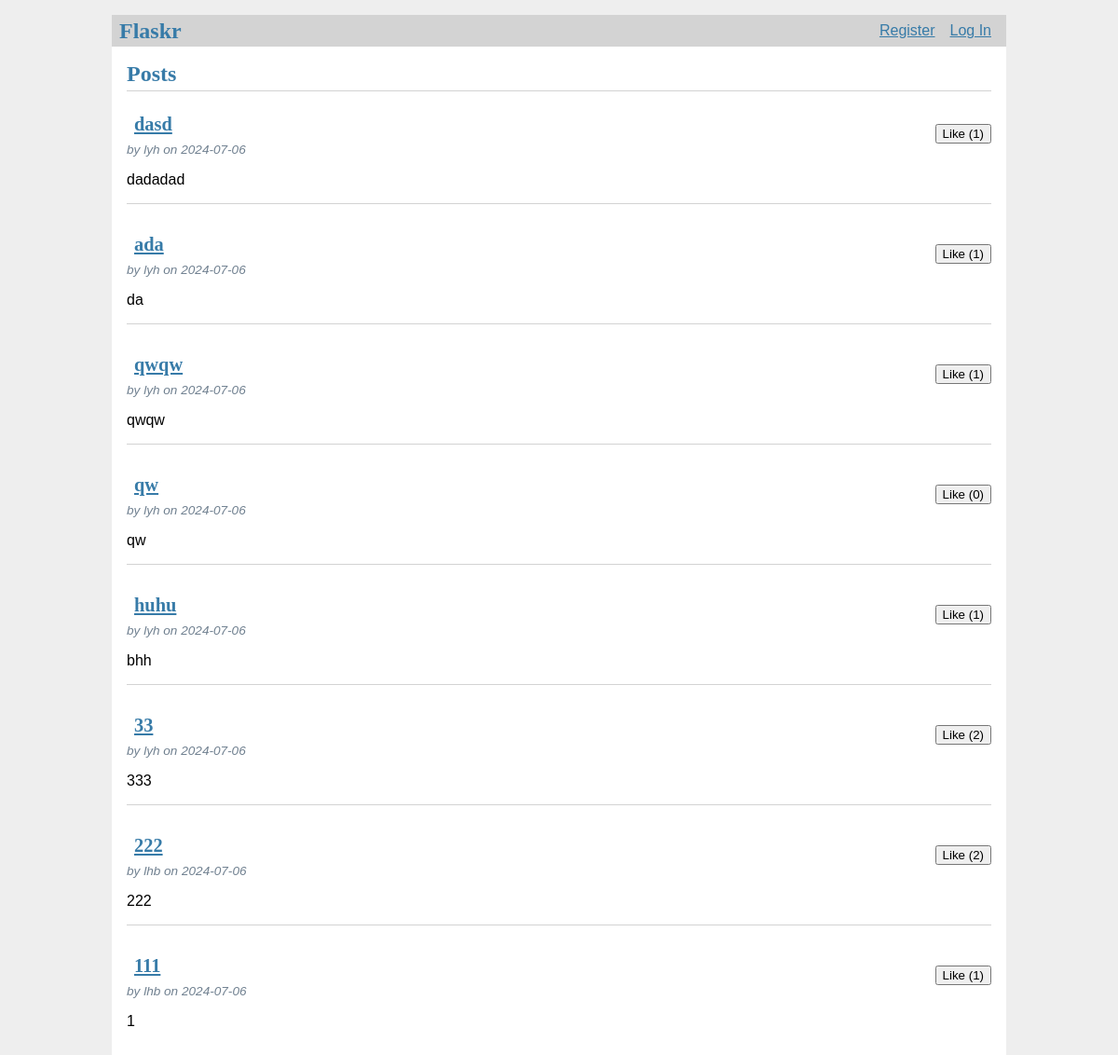
Before: / with the older database file.
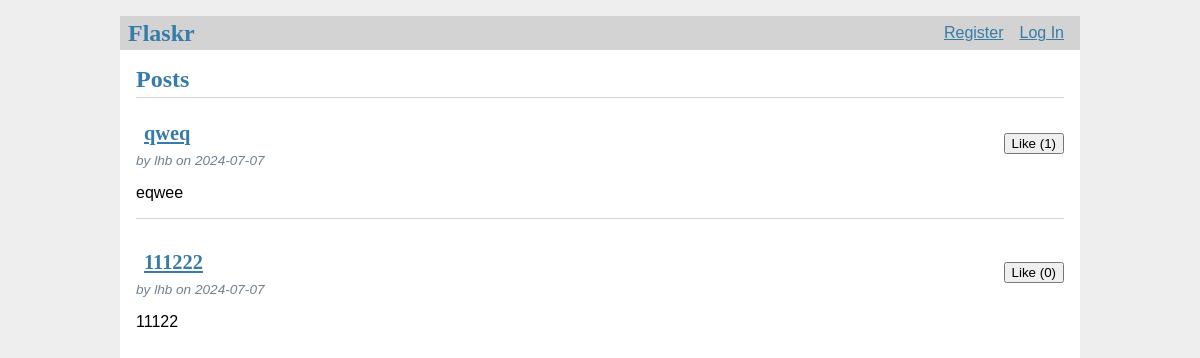
After: the same page with the newer database file.
### tables this page shows
CREATE TABLE post (
  id INTEGER PRIMARY KEY AUTOINCREMENT,
  author_id INTEGER NOT NULL,
  created TIMESTAMP NOT NULL DEFAULT CURRENT_TIMESTAMP,
  title TEXT NOT NULL,
  body TEXT NOT NULL,
  likes INTEGER DEFAULT 0,
  comments TEXT,
  FOREIGN KEY (author_id) REFERENCES user (id)

);

CREATE TABLE user (
  id INTEGER PRIMARY KEY AUTOINCREMENT,
  username TEXT UNIQUE NOT NULL,
  password TEXT NOT NULL
);

### flaskr/blog.py (the view)
@bp.route('/')
def index():
    db = get_db()
    posts = db.execute(
        'SELECT p.id, title, body, created, author_id, likes,username'
        ' FROM post p JOIN user u ON p.author_id = u.id'
        ' ORDER BY created DESC'
    ).fetchall()
    print(posts)
    return render_template('blog/index.html', posts=posts)

### flaskr/auth.py (called while the page is built)
@bp.before_app_request
def load_logged_in_user():
    user_id = session.get('user_id')
    if user_id is None:
        g.user = None
    else:
        g.user = get_db().execute(
            'SELECT * FROM user WHERE id = ?', (user_id,)
        ).fetchone()

### flaskr/db.py (called while the page is built)
def get_db():
    if 'db' not in g:
        g.db = sqlite3.connect(
            current_app.config['DATABASE'],
            detect_types=sqlite3.PARSE_DECLTYPES
        )
        g.db.row_factory = sqlite3.Row
    return g.db

### flaskr/templates/blog/index.html (shortened to what this page needs)
{% extends 'base.html' %}
{% block header %}
  <h1>{% block title %}Posts{% endblock %}</h1>
{% endblock %}
{% block content %}
  {% for post in posts %}
    <article class="post">
      <header>
        <div>
          <h1><a class="action" href="{{ url_for('blog.details', id=post['id']) }}">{{ post['title'] }}</a></h1>
          <div class="about">by {{ post['username'] }} on {{ post['created'].strftime('%Y-%m-%d') }}</div>
        </div>
        <div class="actions">
            <form action="{{ url_for('blog.like_post',id=post['id']) }}">
                <button type="submit">Like ({{ post['likes'] }})</button>
            </form>
        </div>
      </header>
      <p class="body">{{ post['body'] }}</p>
    </article>
    {% if not loop.last %}
      <hr>
    {% endif %}
  {% endfor %}
{% endblock %}

### flaskr/templates/base.html (shortened to what this page needs)
<!doctype html>
<link rel="stylesheet" href="{{ url_for('static', filename='style.css') }}">
<nav>
  <h1>Flaskr</h1>
  <ul>
    {% if g.user %}
      <li><span>{{ g.user['username'] }}</span>
      <li><a href="{{ url_for('auth.logout') }}">Log Out</a>
    {% else %}
      <li><a href="{{ url_for('auth.register') }}">Register</a>
      <li><a href="{{ url_for('auth.login') }}">Log In</a>
    {% endif %}
  </ul>
</nav>
<section class="content">
  <header>
    {% block header %}{% endblock %}
  </header>
  {% block content %}{% endblock %}
</section>

### flaskr/static/style.css (style rules this page uses)
h1 { font-family: serif; color: #377ba8; margin: 1rem 0; }
a { color: #377ba8; }
hr { border: none; border-top: 1px solid lightgray; }
nav { background: lightgray; display: flex; align-items: center; padding: 0 0.5rem; }
nav h1 { flex: auto; margin: 0; }
nav ul { display: flex; list-style: none; margin: 0; padding: 0; }
nav ul li a, nav ul li span, header .action { display: block; padding: 0.5rem; }
.content { padding: 0 1rem 1rem; }
.content > header { border-bottom: 1px solid lightgray; display: flex; align-items: flex-end; }
.content > header h1 { flex: auto; margin: 1rem 0 0.25rem 0; }
.post > header { display: flex; align-items: flex-end; font-size: 0.85em; }
.post > header > div:first-of-type { flex: auto; }
.post > header h1 { font-size: 1.5em; margin-bottom: 0; }
.post .about { color: slategray; font-style: italic; }
.post .body { white-space: pre-line; }
.content:last-child { margin-bottom: 0; }
.content form { margin: 1em 0; display: flex; flex-direction: column; }

Changed rows visible on the page:
removed post: title "dasd", username "lyh", created "2024-07-06", likes "1", body "dadadad"
removed post: title "ada", username "lyh", created "2024-07-06", likes "1", body "da"
removed post: title "qwqw", username "lyh", created "2024-07-06", likes "1", body "qwqw"
removed post: title "qw", username "lyh", created "2024-07-06", likes "0", body "qw"
removed post: title "huhu", username "lyh", created "2024-07-06", likes "1", body "bhh"
removed post: title "33", username "lyh", created "2024-07-06", likes "2", body "333"
removed post: title "222", username "lhb", created "2024-07-06", likes "2", body "222"
added post: title "qweq", username "lhb", created "2024-07-07", likes "1", body "eqwee"
changed post (number 2 of 2 on the later page): title "111" → "111222"; created "2024-07-06" → "2024-07-07"; likes "1" → "0"; body "1" → "11122"
